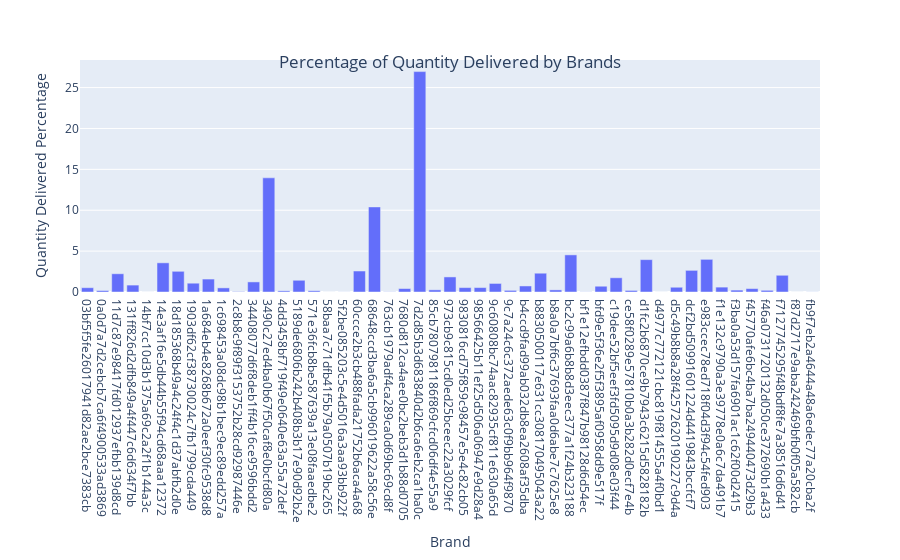

The notebook cell saved with this chart:
### Code cell
# Create a Plotly bar plot with color grouping
fig = px.bar(brand_qty, x='Brand', y='Total_Qty')

# Customize the plot
# fig.update_layout(width=500, height=400)
fig.update_layout(title='Percentage of Quantity Delivered by Brands', title_x=0.5, title_y=0.9)
fig.update_xaxes(title='Brand')
fig.update_yaxes(title='Quantity Delivered Percentage')

# Show the plot
fig.show()

### Figure 1 — Plotly figure (JSON) as saved in the notebook; plotly's stock layout.template omitted (floating-point values rounded to 4 significant figures)
{"data": [{"alignmentgroup": "True", "hovertemplate": "Brand=%{x}<br>Total_Qty=%{y}<extra></extra>", "legendgroup": "", "marker": {"color": "#636efa", "pattern": {"shape": ""}}, "name": "", "offsetgroup": "", "orientation": "v", "showlegend": false, "textposition": "auto", "type": "bar", "x": ["03bf5f5fe26017941d82ae2bce7383cb", "0a0d7a7d2cebcb7ca6f4900533ad3869", "11d7c87e98417fd012937efbb139d8cd", "131ff826d2dfb849a4f447c6d634f7bb", "14bf7cc10d3b1375a69c2a2f1b144a3c", "14e3af16e5db44b55f94cd68aaa12372", "18d185368b49a4c24f4c1d37abfb2d0e", "1903df62cf38730024c7fb1799cda449", "1a684eb4e8268b672a0eef30fc9538d8", "1c698453a08dc98b1bec9ec89edd257a", "2c8b8c9f89f3153752b28cd92987446e", "34408077d6f8deb1ff4b16ce9596bdd2", "3490c27ed4ba0b67f50caf8e0bcfd80a", "4dd3458bf719f49e0640e63a55a72def", "5189de6806b242b408b3b17e90d92b2e", "571e36fcb8be587639a13e08faaedbe2", "58baa7c71dfb41f5b79a0507b19bc265", "5f2be085203c5e4d5016a3aa93bb922f", "60ccce2b3cb488fada21752b6aca4a68", "68648ccd3ba6a5cb996019622a58c56e", "763cb1979adf4ca289ca0d69bc69cd8f", "7680d812ca4aee0bc2beb3d1b88d0705", "7d2d85b3d683840d2b6ca6eb2ca1ba0c", "85cb7807981186f869cfcd06df4e55a9", "973cb9c815cd0ed25bceec22a3029fcf", "9830816cd75f859c98457e5e4c82cb05", "98566425b11ef25d506a06947e9d28a4", "9c60808bc74aac82935cf811e630a65d", "9c7a24c6c372aede63c0f9bb964f9870", "b4ccd9fad99ab032db8ea2608af35dba", "b8830500117e631cc308170495043a22", "b8a0a7bf6c37693faa0d6abe7c7625e8", "bc2c99a6b8b8d3eec377a1f24b323188", "bf1e12efbdd0387f847b98128d6d54ec", "bfd9e5f36e2f5f3895af0958dd9e517f", "c19dee52bf5eef3fd5095d9d08e03f44", "ce58f0289e57810b0a3b282d0ecf7e4b", "d1fc2b6870ce9b7943c6215d5828182b", "d4977c772121cbc819f814555a4f0bd1", "d5c49b8b8a28f42572620190227c9d4a", "dcf2bd50991601224d4419843bccfcf7", "e983ccec78ed718f04d3f94c54fed903", "f1e132c9790a3e39778e0a6c7da491b7", "f3ba0a53d157fa6901ac1c62f00d2415", "f45770afe6bc4ba7ba249440473d29b3", "f46a0731720132d050ce372690b1a433", "f7127745295f48bdf8fe7a38516d6d41", "f87d2717e9aba242469bfb0f05a582cb", "fb9f7eb2a4644a48a6edec77a20cba2f"], "xaxis": "x", "y": [0.5253, 0.1801, 2.231, 0.8446, 0.004014, 3.569, 2.531, 1.076, 1.582, 0.5037, 0.0428, 1.233, 13.96, 0.1422, 1.434, 0.1554, 0.0008559, 0.007054, 2.565, 10.41, 0.02022, 0.4205, 26.95, 0.2636, 1.843, 0.5384, 0.5414, 1.047, 0.2004, 0.7386, 2.298, 0.2576, 4.54, 0.01464, 0.7052, 1.74, 0.1914, 3.957, 0.002243, 0.5815, 2.647, 3.994, 0.5964, 0.2325, 0.4176, 0.2068, 2.045, 0.0002361, 0.008648], "yaxis": "y"}], "layout": {"barmode": "relative", "legend": {"tracegroupgap": 0}, "margin": {"t": 60}, "title": {"text": "Percentage of Quantity Delivered by Brands", "x": 0.5, "y": 0.9}, "xaxis": {"anchor": "y", "domain": [0, 1], "title": {"text": "Brand"}}, "yaxis": {"anchor": "x", "domain": [0, 1], "title": {"text": "Quantity Delivered Percentage"}}}}
